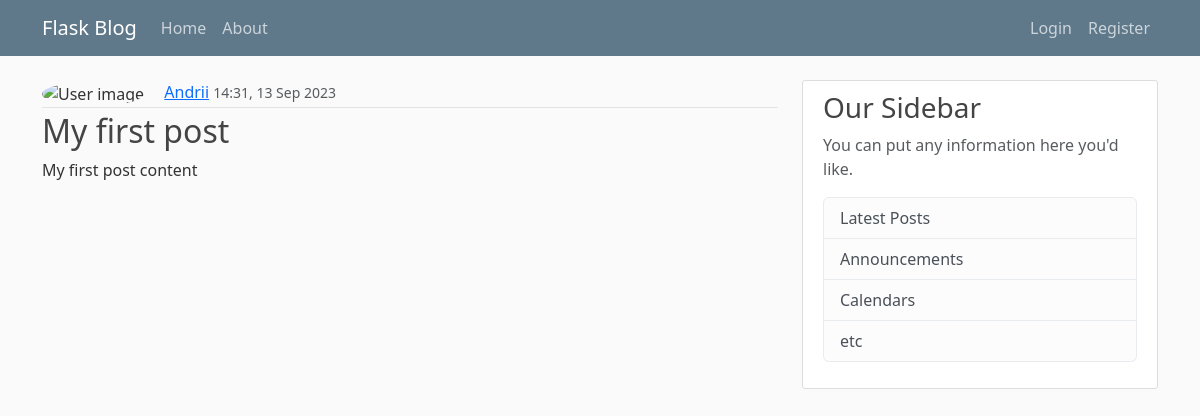
/post/1, run on an earlier commit of the app's database.
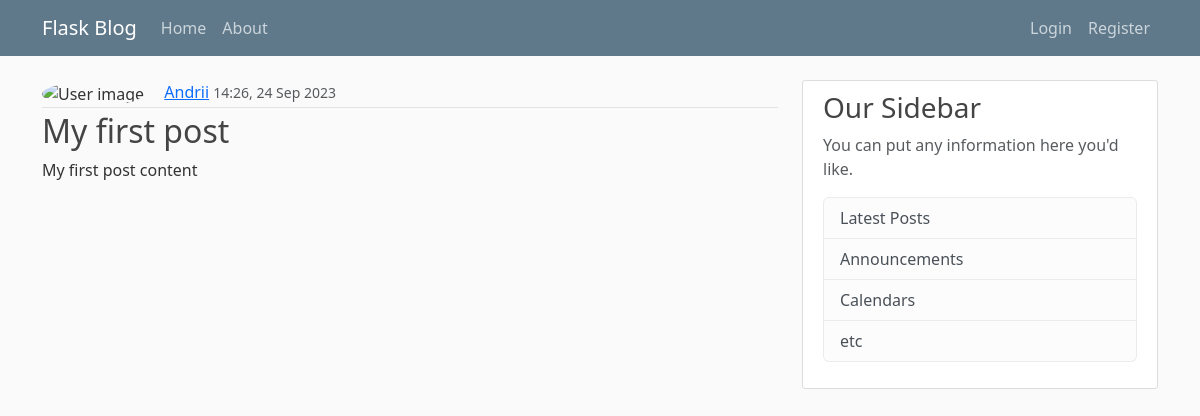
And on a later commit of the database.
### flaskblog/models.py (models this page shows, shortened)
class Post(db.Model):
    __tablename__ = "posts"
    id = db.Column(db.Integer, primary_key=True)
    user_id = db.Column(db.Integer, db.ForeignKey('users.id'), nullable=False)
    title = db.Column(db.String(140), nullable=False)
    slug = db.Column(db.String(140), unique=True)
    content = db.Column(db.Text, nullable=False)
    created = db.Column(db.DateTime(), index=True, default=datetime.now())
    views = db.Column(db.Integer, default=0)
    likes = db.Column(db.Integer, default=0)

### flaskblog/posts/routes.py (the view)
@posts.route('/post/<int:post_id>')
def post(post_id):
    post = Post.query.get_or_404(post_id)
    return render_template('post.html', title=post.title, post=post)

### flaskblog/templates/post.html (shortened to what this page needs)
{% extends 'layout.html' %}
{% block content %}
<div class="media-body">
    <div class="article-metadata">
      <img class='rounded-circle article-img' src="{{ url_for('users.user_image', user_id=post.author.id) }}" alt="User image">
      <a class="mr-2" href="{{ url_for('users.user_posts', username=post.author.username )}}">{{ post.author.username }}</a>
      <small class="text-muted">{{ moment(post.created).format('HH:mm,  DD MMM YYYY') }}</small>
    </div>
    <h2 class="article-title">{{ post.title }}</h2>
    <p class="article-content">{{ post.content }}</p>
  </div>
{% endblock content %}

What changed in the data, as far as the page shows it:
changed Post "My first post": created "14:31, 13 Sep 2023" → "14:26, 24 Sep 2023"
